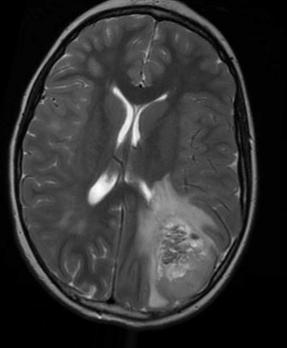
#> input picture brain_tumor_CNN/brain_tumor_dataset/yes/aug_Y100_0_5657.jpg, 287 x 348 px; its folder holds only this picture in this run
$ jupyter execute --allow-errors TubesPolaCnnNew.ipynb
#> lines starting #> are read from the running program, lines starting #| are printed output that depends on the picture; after the words box and inside, x2 and y2 are one past the last pixel; in counts of white or black regions, pixels touching at a corner belong together
[cell 1]
import numpy as np
import matplotlib.pyplot as plt
import math
import imutils.paths as path
from tqdm import tqdm
import os
from skimage.io import imread
import cv2
from tqdm import tqdm
import imutils

[cell 2]
import tensorflow as tf
from keras.models import Model, Sequential
from keras.layers import Input, Activation, Dense, Conv2D, MaxPooling2D,BatchNormalization, ZeroPadding2D, Flatten
from keras.optimizers import Adam
from sklearn.model_selection import train_test_split
from keras.utils.np_utils import to_categorical

[cell 3]
positifList=os.listdir('brain_tumor_dataset/yes/')
#> (the rest of this cell did not finish here and is left out)

[cell 4]
def crop_brain_contour(image, plot=False):
    #convert image to grayscale
    gray = cv2.cvtColor(image, cv2.COLOR_BGR2GRAY)
    gray = cv2.GaussianBlur(gray,(5,5), 0)

    thresh = cv2.threshold(gray, 45, 255, cv2.THRESH_BINARY)[1]
    thresh = cv2.erode(thresh, None, iterations = 2)
    thresh = cv2.dilate(thresh, None, iterations = 2)

    contour = cv2.findContours(thresh.copy(), cv2.RETR_EXTERNAL, cv2.CHAIN_APPROX_SIMPLE)
    contour = imutils.grab_contours(contour)
    c = max(contour, key=cv2.contourArea)

    extLeft = tuple(c[c[:,:,0].argmin()][0])
    extRight = tuple(c[c[:,:,0].argmax()][0])
    extTop = tuple(c[c[:,:,1].argmin()][0])
    extBot = tuple(c[c[:,:,1].argmax()][0])

    new_image = new_image = image[extTop[1]:extBot[1], extLeft[0]:extRight[0]]
    if plot:
        plt.figure()
        plt.subplot(1, 2, 1)
        plt.imshow(image)
        plt.title('Original Image')
        plt.subplot(1, 2, 2)
        plt.imshow(new_image)
        plt.title('Cropped Image')
        plt.show()
    return new_image

[cell 5]
ex_img = cv2.imread('brain_tumor_dataset/yes/aug_Y1_0_1595.jpg')
#> (the rest of this cell did not finish here and is left out)

[cell 6]
def loadCitra (listData, labeling):
#> called with labeling = 0
    data = []
    label = []
    for i in tqdm (listData):
        if (labeling == 0):
            sample = cv2.imread ('brain_tumor_dataset/yes/'+i)
#> sample is the input picture: shape (348, 287, 3); min 0, max 253, mean 50.1
        elif (labeling == 1):
            sample = cv2.imread ('brain_tumor_dataset/no/'+i)
        sample = crop_brain_contour(sample, plot=False)
#> call 2 of crop_brain_contour, with plot = False
#> in crop_brain_contour (call 2), `thresh = cv2.threshold(gray, 45, 255, cv2.THRESH_BINARY)[1]`:
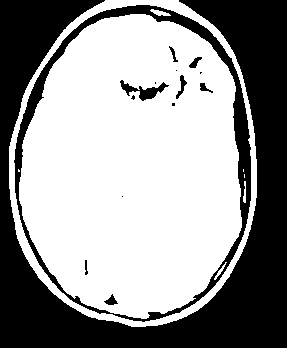
#> thresh: shape (348, 287); 59% white; 15 black regions (6 under 20 px), largest, box (x1, y1, x2, y2) and area: (0, 0, 287, 348) 34330, (14, 5, 251, 322) 5866, (120, 80, 169, 101) 360
#> in crop_brain_contour (call 2), `thresh = cv2.erode(thresh, None, iterations = 2)`:
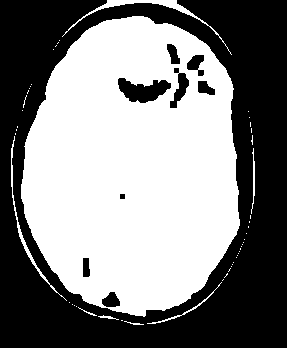
#> thresh: shape (348, 287); 51% white; 9 black regions, largest, box (x1, y1, x2, y2) and area: (0, 0, 287, 348) 46885, (118, 78, 171, 103) 810, (170, 68, 189, 108) 328
#> in crop_brain_contour (call 2), `thresh = cv2.dilate(thresh, None, iterations = 2)`:
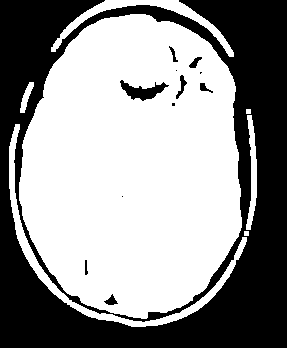
#> thresh: shape (348, 287); 58.2% white; 12 black regions (4 under 20 px)
#> in crop_brain_contour (call 2), `contour = cv2.findContours(thresh.copy(), cv2.RETR_EXTERNAL, cv2.CHAIN..`: contour = 7 contours, 2 with area under 20; largest, box (x1, y1, x2, y2) and area: (19, 14, 242, 319) 53292, (9, 124, 247, 327) 2360, (51, 0, 234, 57) 1418, (246, 115, 257, 230) 528, (20, 82, 34, 113) 151
#> in crop_brain_contour (call 2), `c = max(contour, key=cv2.contourArea)`: c = contour of 384 points, box (x1, y1, x2, y2) (19, 14, 242, 319), area 53292
#> in crop_brain_contour (call 2), `extLeft = tuple(c[c[:,:,0].argmin()][0])`: extLeft = (19, 182)
#> in crop_brain_contour (call 2), `extRight = tuple(c[c[:,:,0].argmax()][0])`: extRight = (241, 227)
#> in crop_brain_contour (call 2), `extTop = tuple(c[c[:,:,1].argmin()][0])`: extTop = (130, 14)
#> in crop_brain_contour (call 2), `extBot = tuple(c[c[:,:,1].argmax()][0])`: extBot = (141, 318)
#> in crop_brain_contour (call 2), `new_image = new_image = image[extTop[1]:extBot[1], extLeft[0]:extRight..`:
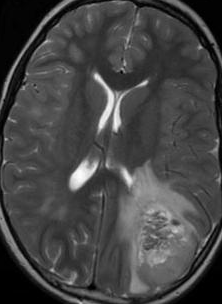
#> new_image: shape (304, 222, 3); min 0, max 253, mean 68.6
        sampleResize = cv2.resize(sample, dsize=(64, 64))
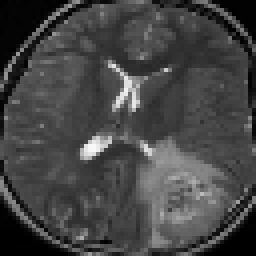
#> sampleResize: shape (64, 64, 3) (shown 4 times larger); min 0, max 248, mean 68.6
        sampleResize = sampleResize /255.
        data.append(sampleResize)
        label.append(labeling)
    return (data, label)

mengambil data dari path data untuk yang postif tumor otak yang nama folder dan direktorinya (brain_tumor_dataset/yes/), dan juga mengambil data untuk yang negatif tumor otak dengan nama folder dan direktorinya (brain_tumor_dataset/no/), data yag sudah di masukkan kemudian data akan di hilangkan noise yang tidak perlu dengan fungsi "crop_brain_contour" kemudian data tersebut di rize dan di normalisasi yang data tersebut kemudian di append ke dalam 1 list data

[cell 7]
citraPositif, IDpositif=loadCitra(positifList, 0)
#> citraPositif = 1 item; IDpositif = [0]
citraArrayP = np.array (citraPositif)
print (citraArrayP.shape)
#| (1, 64, 64, 3)
print("panjang IDpositif:" + str(len(IDpositif))+"\n")
#| panjang IDpositif:1

#> (the rest of this cell did not finish here and is left out)

$ run again, on brain_tumor_CNN/brain_tumor_dataset/yes/aug_Y109_0_3568.jpg
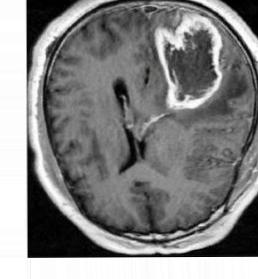
#> input picture brain_tumor_CNN/brain_tumor_dataset/yes/aug_Y109_0_3568.jpg, 258 x 279 px
#> in loadCitra, sample is the input picture: shape (279, 258, 3); mean B, G, R 130.9, 131, 131
#> in crop_brain_contour (call 2), `thresh = cv2.dilate(thresh, None, iterations = 2)`:
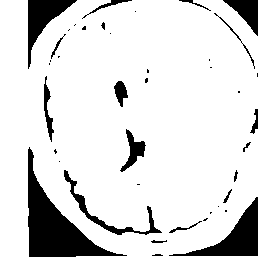
#> thresh: shape (279, 258); 87.4% white; 41 black regions (22 under 20 px)
#> contour = 1 contour; box (x1, y1, x2, y2) and area: (0, 0, 258, 279) 67634
#> c = contour of 218 points, box (x1, y1, x2, y2) (0, 0, 258, 279), area 67634
#> extLeft = (0, 0)
#> extRight = (257, 278)
#> extTop = (0, 0)
#> extBot = (0, 278)
#> in loadCitra, `sampleResize = cv2.resize(sample, dsize=(64, 64))`:
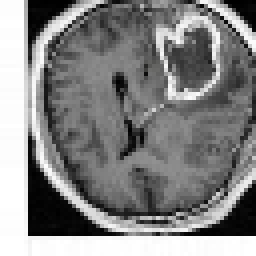
#> sampleResize: shape (64, 64, 3) (shown 4 times larger); mean B, G, R 131.6, 131.6, 131.6
#> citraPositif = 1 item; IDpositif = [0]
#| (1, 64, 64, 3)
#| panjang IDpositif:1

$ run again, on brain_tumor_CNN/brain_tumor_dataset/yes/aug_Y111_0_5085.jpg
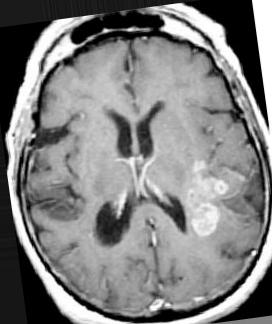
#> input picture brain_tumor_CNN/brain_tumor_dataset/yes/aug_Y111_0_5085.jpg, 272 x 324 px
#> in loadCitra, sample is the input picture: shape (324, 272, 3); min 0, max 255, mean 128.1
#> in crop_brain_contour (call 2), `thresh = cv2.dilate(thresh, None, iterations = 2)`:
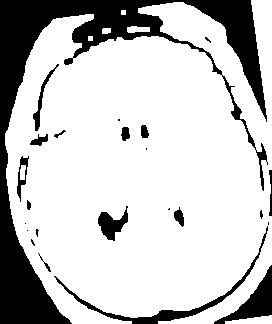
#> thresh: shape (324, 272); 78% white; 24 black regions (10 under 20 px)
#> contour = 6 contours, 2 with area under 20; largest, box (x1, y1, x2, y2) and area: (5, 0, 272, 324) 69372, (225, 315, 272, 324) 219, (127, 26, 150, 33) 101, (102, 28, 111, 34) 37
#> c = contour of 802 points, box (x1, y1, x2, y2) (5, 0, 272, 324), area 69372
#> extLeft = (5, 133)
#> extRight = (271, 264)
#> extTop = (251, 0)
#> extBot = (72, 323)
#> in loadCitra, `sampleResize = cv2.resize(sample, dsize=(64, 64))`:
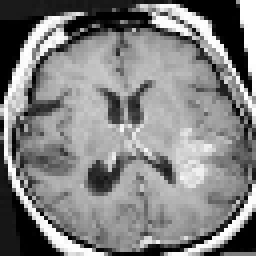
#> sampleResize: shape (64, 64, 3) (shown 4 times larger); min 0, max 255, mean 129.6
#> citraPositif = 1 item; IDpositif = [0]
#| (1, 64, 64, 3)
#| panjang IDpositif:1
